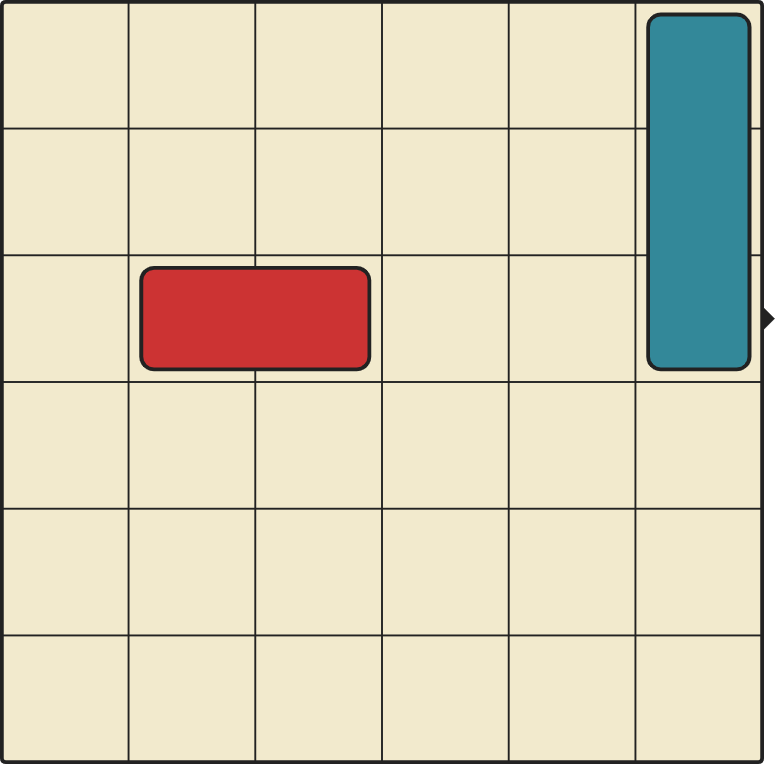
#> input picture easy0.png, 775 x 764 px
$ python visualize.py easy0.png
#> lines starting #> are read from the running program, lines starting #| are printed output that depends on the picture
from PIL import Image
import sys
import glob
from PIL import ImageOps

# Trim all png images with white background in a folder
# Usage "python PNGWhiteTrim.py ../someFolder"

for filePath in sys.argv[1:]:


    image=Image.open(filePath)
#> image is the input picture: PIL image 775x764 RGBA; mean R, G, B, A 218.9, 211.4, 188.1, 251.4
    image.load()
    imageSize = image.size
#> imageSize = (775, 764)

    # remove alpha channel
    invert_im = image.convert("RGB")

    # invert image (so that white is 0)
    invert_im = ImageOps.invert(invert_im)
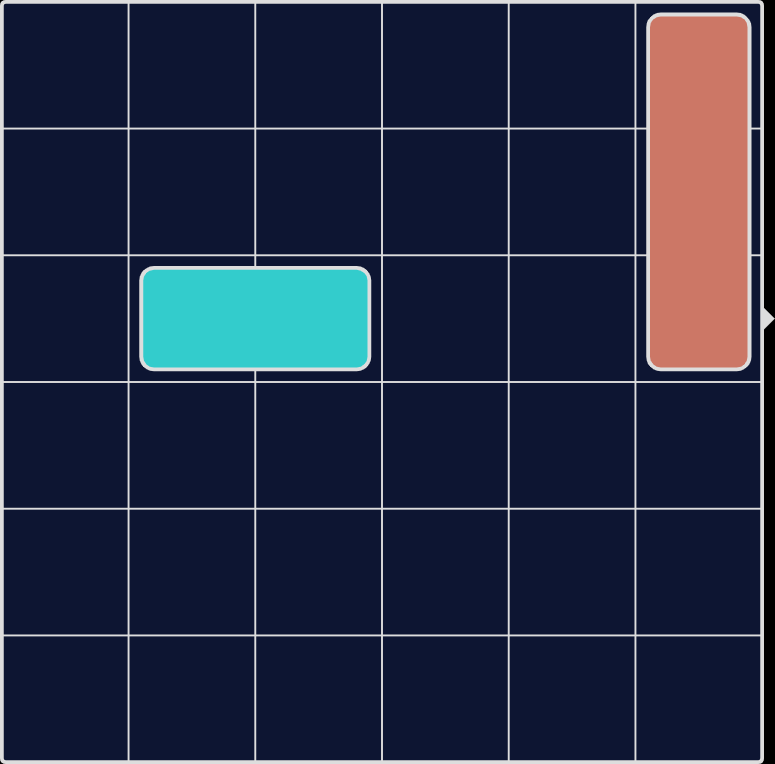
#> invert_im: PIL image 775x764 RGB; mean R, G, B 36.1, 43.6, 66.9
    imageBox = invert_im.getbbox()
#> imageBox = (0, 0, 775, 764)

    image=image.crop(imageBox)

    newData = []
    for item in image.getdata():
        if item[0] == 255 and item[1] == 255 and item[2] == 255:
            newData.append((255, 255, 255, 0))
        else:
            newData.append(item)
#> this loop made 592100 passes
#> item on passes 1 to 3: (255, 255, 255, 0), (255, 255, 255, 0), (225, 225, 225, 255)
#> after the loop, newData = 592100 items

    image.putdata(newData)

    # save new image
    image.save(filePath)

$ run again, on easy2.png
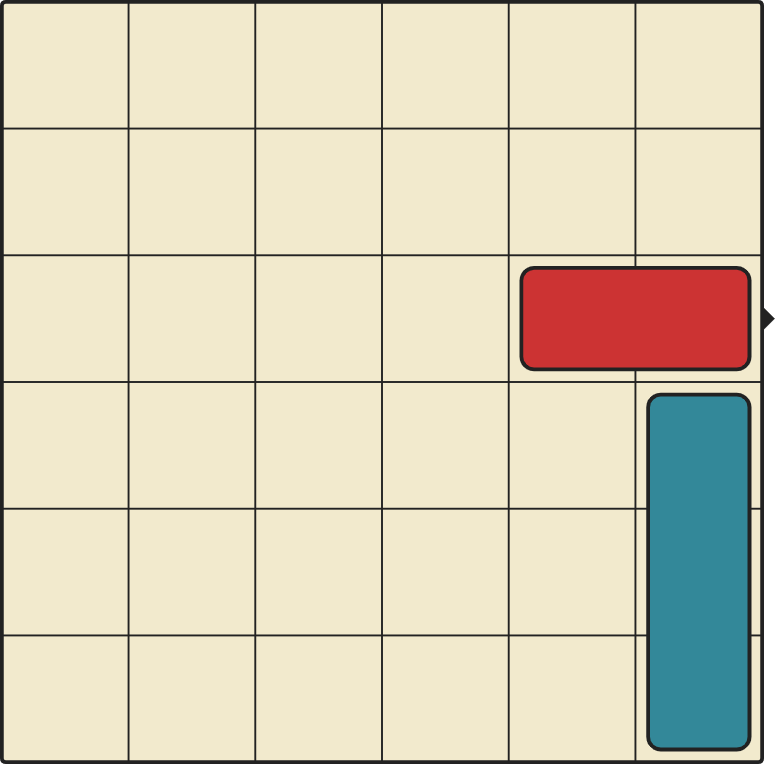
#> input picture easy2.png, 775 x 764 px
#> image is the input picture: PIL image 775x764 RGBA; mean R, G, B, A 218.9, 211.4, 188.1, 251.4
#> `invert_im = ImageOps.invert(invert_im)`:
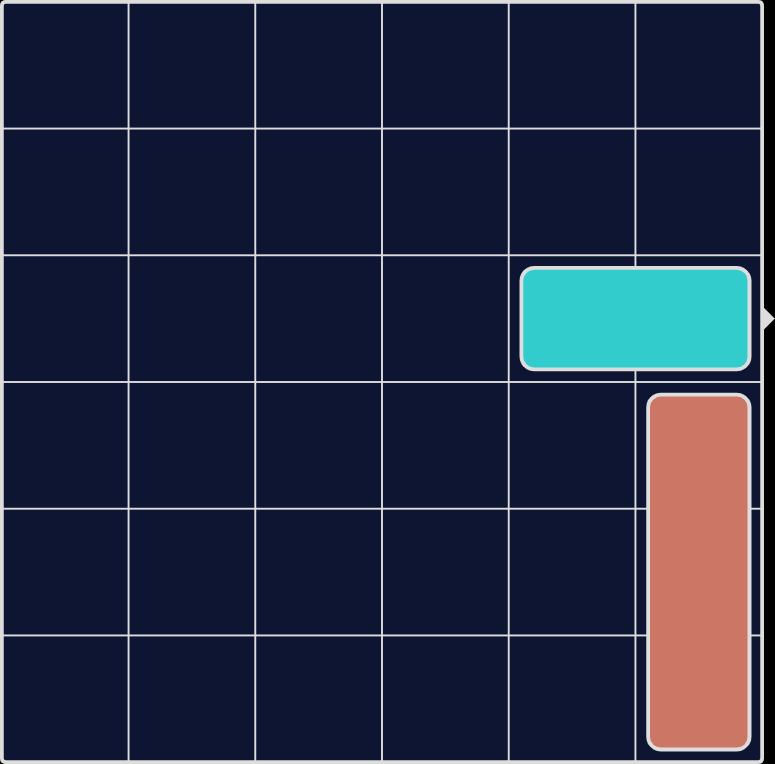
#> invert_im: PIL image 775x764 RGB; mean R, G, B 36.1, 43.6, 66.9
#> imageBox = (0, 0, 775, 764)
#> the loop `for item in image.getdata():` made 592100 passes
#> item on passes 1 to 3: (255, 255, 255, 0), (255, 255, 255, 0), (225, 225, 225, 255)
#> after the loop `for item in image.getdata():`: newData = 592100 items
